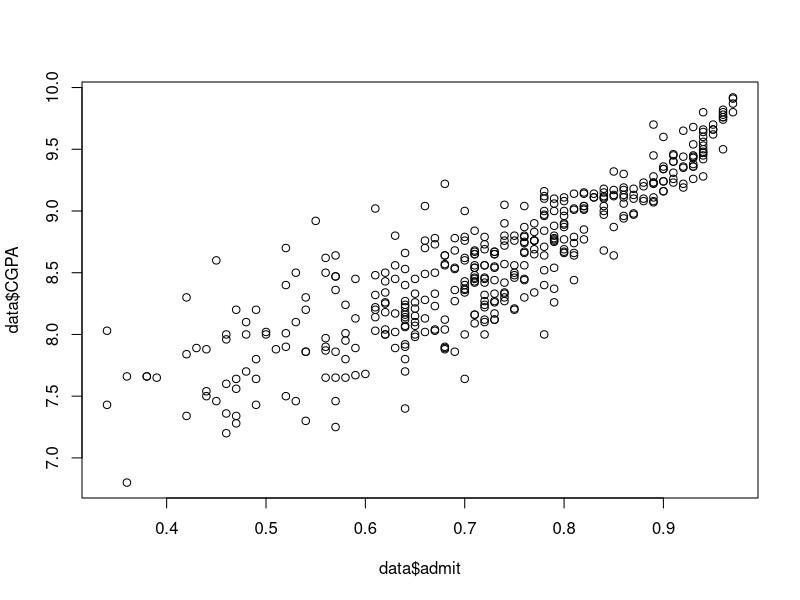
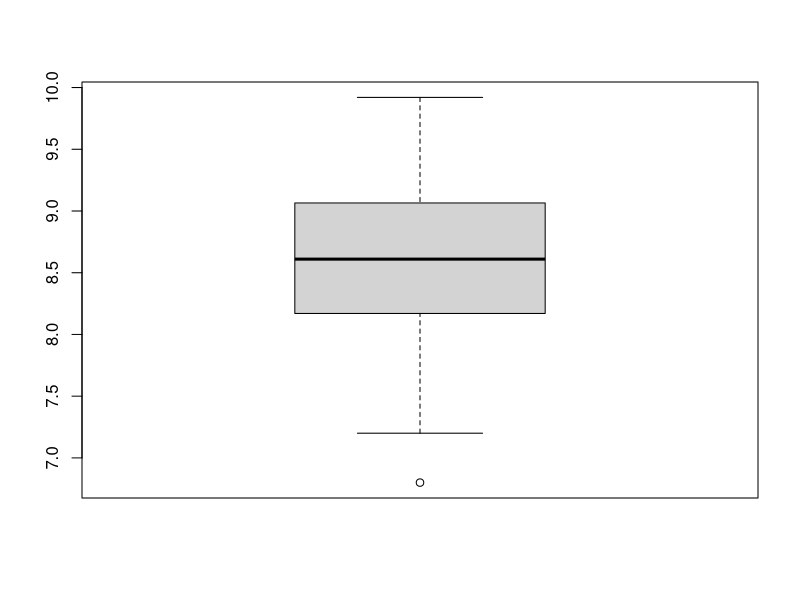
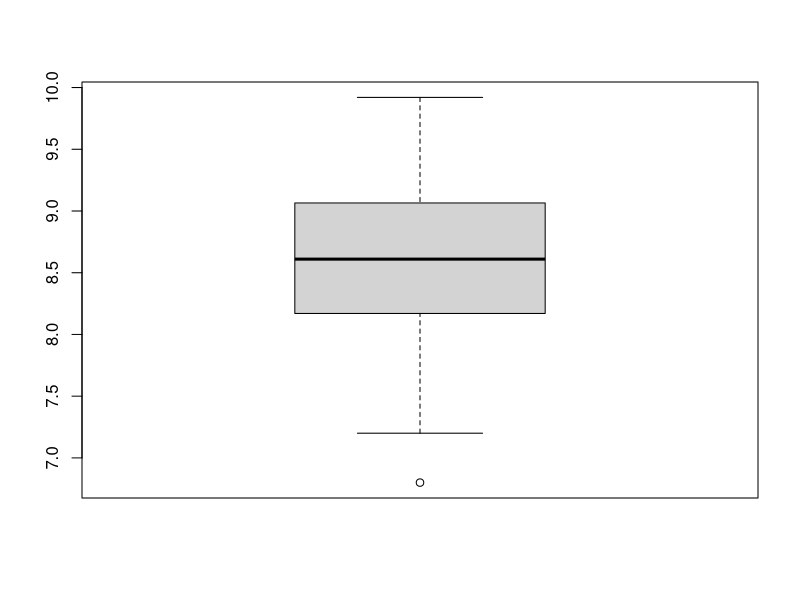

Here is the R script that generated these plots, in order:
library(data.table)

#https://www.kaggle.com/mohansacharya/graduate-admissions
data <- read.csv('Datasets/Admission_Predict.csv', header = T)
head(data)
setnames(data, old=c("Chance.of.Admit"), new=c("admit"))
attach(data)

cor(data)
plot(data$admit, data$CGPA)

#check for outlier
boxplot(data$CGPA)
summary(data)

#remove outlier
CGPA.out <- boxplot(CGPA)
out <- CGPA.out$out
which (data$CGPA %in% out)
data <- data[-59, ] 


m <- lm(data$admit ~ data$CGPA + data$Research)
summary(m)
